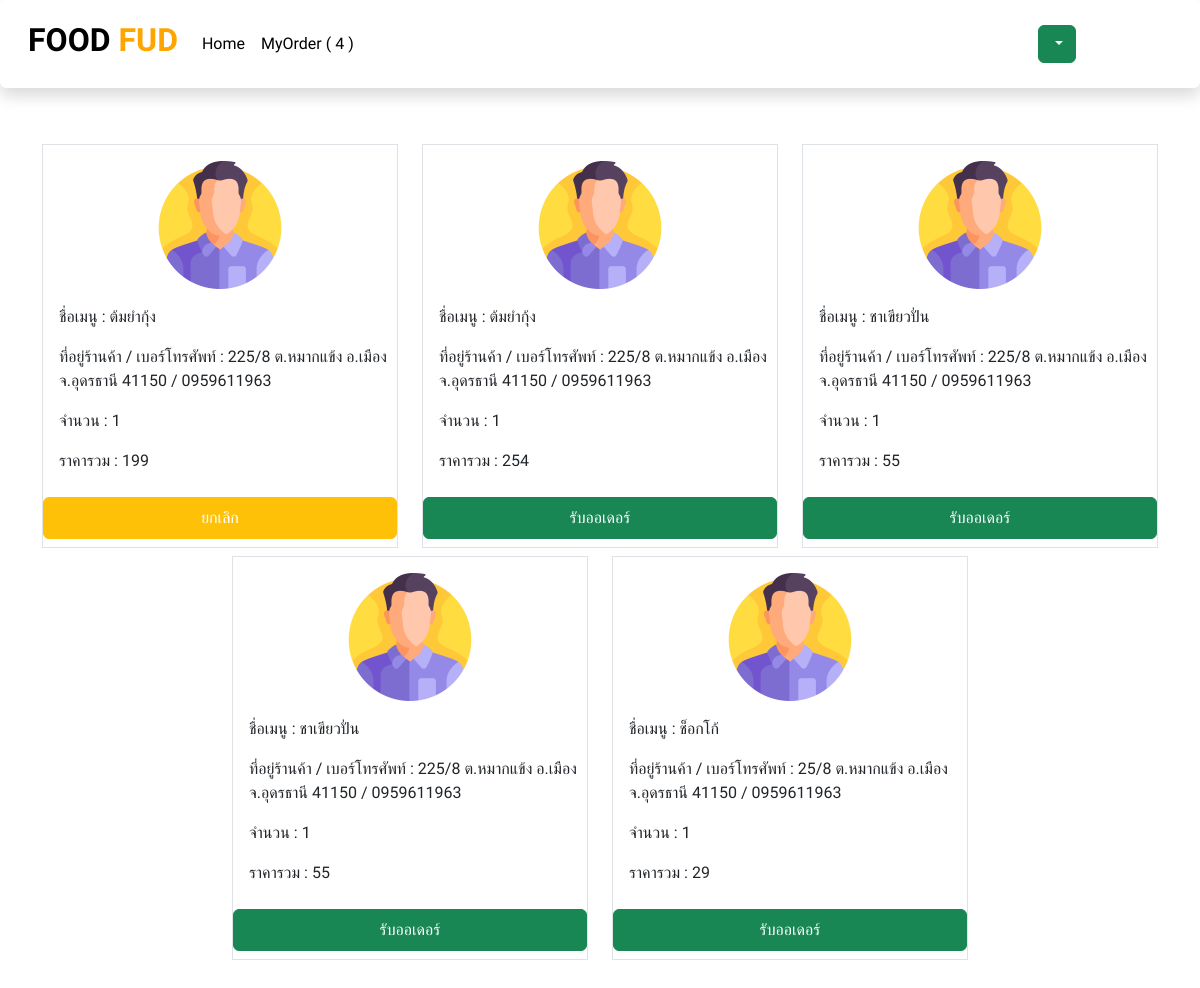
Page /Rider.php on the committed database.
### tables this page shows
CREATE TABLE `pending` (
  `PendingID` int(11) NOT NULL,
  `CartID` int(11) DEFAULT NULL,
  `RiderID` int(11) DEFAULT NULL,
  `UserID` int(11) DEFAULT NULL,
  `RestID` int(11) DEFAULT NULL,
  `MenuID` int(11) DEFAULT NULL,
  `Qty` int(11) DEFAULT NULL,
  `PendingDetail` varchar(255) NOT NULL,
  `TotalPrice` int(11) DEFAULT NULL,
  `PendingStatus` int(11) DEFAULT NULL,
  `RestStatus` int(11) DEFAULT NULL,
  `RiderStatus` int(11) DEFAULT NULL,
  `PendingPayment` varchar(255) DEFAULT NULL
);

CREATE TABLE `users` (
  `UserID` int(11) NOT NULL,
  `UserName` varchar(255) DEFAULT NULL,
  `UserPassword` tinytext DEFAULT NULL,
  `UserRealName` varchar(255) DEFAULT NULL,
  `UserAddress` varchar(255) DEFAULT NULL,
  `UserPhone` varchar(255) DEFAULT NULL,
  `UserRole` varchar(255) DEFAULT NULL,
  `UserStatus` int(11) DEFAULT NULL,
  `UserImg` text DEFAULT NULL
);

CREATE TABLE `menu` (
  `MenuID` int(11) NOT NULL,
  `RestID` int(11) DEFAULT NULL,
  `MenuName` varchar(255) DEFAULT NULL,
  `MenuCate` varchar(255) DEFAULT NULL,
  `MenuPrice` int(11) DEFAULT NULL,
  `MenuImg` text DEFAULT NULL
);

CREATE TABLE `restaurant` (
  `RestID` int(11) NOT NULL,
  `RestName` varchar(255) DEFAULT NULL,
  `RestCate` varchar(255) DEFAULT NULL,
  `UserID` int(11) DEFAULT NULL,
  `RestDetail` varchar(255) DEFAULT NULL,
  `RestStatus` int(11) DEFAULT NULL,
  `RestImg` text DEFAULT NULL
);

### Rider.php (the view, shortened to what this page needs)
<?php
include './Assets/header.php';
include './Assets/rider-nav.php';
require './db.php';
?>
<div class="container my-5">
    <div class="row justify-content-center">
        <?php
        $data = $db->query("SELECT * FROM pending");
        while ($order = mysqli_fetch_assoc($data)) {
        ?>
            <div class="col-md-4">
                <div class="box mt-2 border border-1 border-gray" style="width: 100%;">
                    <center>
                    <img src="./Image/<?php
                                        $datas = $db->query("SELECT * FROM users WHERE UserID = '" . $order['UserID'] . "'");
                                        if ($img = mysqli_fetch_assoc($datas)) {
                                            echo $img['UserImg'];
                                        }
                                        ?>" alt="" style="width:128px;" class="my-3"><br>
                    </center>
                    <p class="ms-3">ชื่อเมนู : <?php
                                                $resss = $db->query("SELECT * FROM menu WHERE MenuID = '" . $order['MenuID'] . "'");
                                                if ($mn = mysqli_fetch_assoc($resss)) {
                                                    echo $mn['MenuName'];
                                                }
                                                ?></p>
                    <p class="ms-3">ที่อยู่ร้านค้า / เบอร์โทรศัพท์ : <?php
                                                                        $resss = $db->query("SELECT * FROM restaurant WHERE RestID = '" . $order['RestID'] . "'");
                                                                        if ($rd = mysqli_fetch_assoc($resss)) {
                                                                            echo $rd['RestDetail'];
                                                                        }
                                                                        ?></p>
                    <p class="ms-3">จำนวน : <?= $order['Qty'] ?></p>
                    <p class="ms-3">ราคารวม : <?= $order['TotalPrice'] ?></p>
                    <form action="App/UpdatePendingRider.php" method="post">
                        <?php
                        if ($order['RiderID'] == 0) {
                            echo '<button class="btn btn-success mt-2 mb-2 w-100 p-2" type="submit">รับออเดอร์</button>';
                        }
                        if ($order['RiderID'] != 0) {
                            echo '<button class="btn btn-warning text-white mt-2 mb-2 w-100 p-2" type="submit">ยกเลิก</button>';
                        }
                        ?>
                    </form>
                </div>
            </div>
        <?php } ?>
    </div>
</div>

### Assets/header.php (shortened to what this page needs)
<!DOCTYPE html>
<html lang="en">
<head>
    <link rel="stylesheet" href="./css/bootstrap.css">
</head>
<body>
</body>
</html>

### Assets/rider-nav.php (shortened to what this page needs)
<nav class="navbar navbar-expand-lg bg-light shadow p-3 mb-5 bg-white rounded">
  <div class="container-fluid">
  <a class="navbar-brand" href=""><h2><b>FOOD  <span style="color: orange;">FUD  </b></span></h2></a>
    <div class="collapse navbar-collapse" id="navbarText">
      <ul class="navbar-nav me-auto mb-2 mb-lg-0">
        <li class="nav-item">
          <a class="nav-link active" aria-current="page" href="Rider.php">Home</a>
        </li>
        <li class="nav-item">
          <a class="nav-link active" aria-current="page" href="RiderPending.php">MyOrder
          <?php
            require_once './db.php';
            $sql = "SELECT * FROM pending where RiderID = '".$_SESSION['UserID']."'";
            $query = $db->query($sql);
            $num = mysqli_num_rows($query);
            echo "( ".$num." )";
            ?>
          </a>
        </li>
      </ul>
      <div class="btn-group mx-5 " >
                     <button class="btn btn-success dropdown-toggle mx-5 w-100" data-bs-toggle="dropdown"><?=$_SESSION['UserRealName']?>                      <img src="./Image/<?=$_SESSION['UserImg']?>" width="32" alt=""></button>
                  </div>
    </div>
  </div>
</nav>

### Assets/header.php (style rules this page uses)
* { font-family: 'Prompt', sans-serif; }

### rows in the picture
pending: UserID.UserImg (picture), MenuID.MenuName "ต้มยำกุ้ง", RestID.RestDetail "225/8 ต.หมากแข้ง อ.เมือง จ.อุดรธานี 41150 / 0959611963", Qty "1", TotalPrice "199", RiderID "ยกเลิก"
pending: UserID.UserImg (picture), MenuID.MenuName "ต้มยำกุ้ง", RestID.RestDetail "225/8 ต.หมากแข้ง อ.เมือง จ.อุดรธานี 41150 / 0959611963", Qty "1", TotalPrice "254", RiderID "รับออเดอร์"
pending: UserID.UserImg (picture), MenuID.MenuName "ชาเขียวปั่น", RestID.RestDetail "225/8 ต.หมากแข้ง อ.เมือง จ.อุดรธานี 41150 / 0959611963", Qty "1", TotalPrice "55", RiderID "รับออเดอร์"
pending: UserID.UserImg (picture), MenuID.MenuName "ชาเขียวปั่น", RestID.RestDetail "225/8 ต.หมากแข้ง อ.เมือง จ.อุดรธานี 41150 / 0959611963", Qty "1", TotalPrice "55", RiderID "รับออเดอร์"
pending: UserID.UserImg (picture), MenuID.MenuName "ช็อกโก้", RestID.RestDetail "25/8 ต.หมากแข้ง อ.เมือง จ.อุดรธานี 41150 / 0959611963", Qty "1", TotalPrice "29", RiderID "รับออเดอร์"

### other values in the picture
$num "4"
